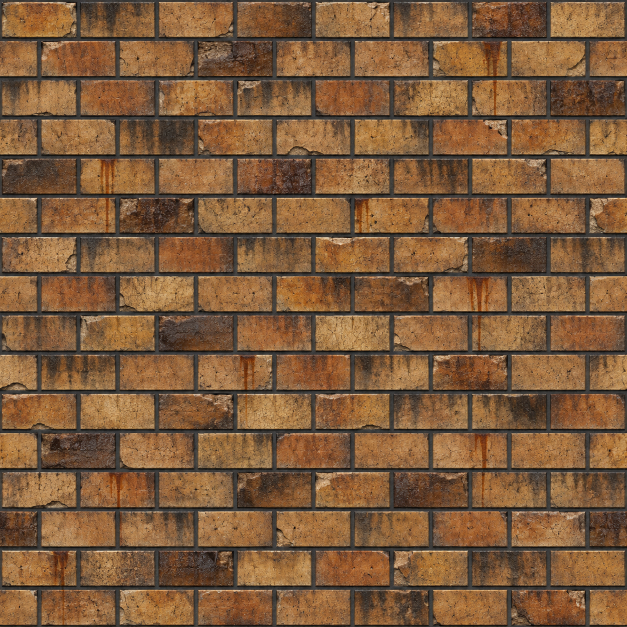
#> input picture art-source/voids/foundry/firebrick-wall.png, 1254 x 1254 px, found by its file name (shown at 1/2 size); its folder holds 2 pictures in this run
$ python derive.py
#> lines starting #> are read from the running program, lines starting #| are printed output that depends on the picture
#> in derive, img is the input picture: PIL image 1254x1254 RGB; mean R, G, B 126.6, 91.2, 59.7
"""Derives the foundry drop's shipped textures from their ImageGen masters (``ruins-forge-area``, ``FOUNDRY``).

Each master is shrunk to its shipped size and its seams healed as the lava rift's are (``art-source/voids/lava``):
a band along each repeating edge is blended with the master rolled by half its size. The masters were drawn over
guides that repeat exactly (``make_guide.py``), so the rolled copy's bricks and joints fall where the master's do and
the blend meets brick to brick. Run from the repository root:

    python art-source/voids/foundry/derive.py

- ``firebrick-wall.png``: 512 square, repeats both ways; one copy is the drop's ``wallTileMeters``.
- ``foundry-lip.png``: 128x64, one cell along the edge by half a cell across, repeats left to right only; the bottom
  row is the drop's edge. The master is cut to its guide's drawn rows first (the guide leaves a transparent margin
  under the nosing), so the nosing reaches the bottom row, and the strip ships opaque.
"""
import numpy as np
from PIL import Image

SRC = "art-source/voids/foundry/"
OUT = "mod/graphics/battle/voids/"
# The width of the blended band along each healed edge, as a share of the side.
BAND = .07


def ramp(n):
    t = np.arange(n, dtype=np.float32) / (n - 1)
    e = np.clip(np.minimum(t, 1 - t) / BAND, 0, 1)
    return e * e * (3 - 2 * e)


def heal(a, both):
#> called with both = True
    h, w, _ = a.shape
#> h = 512; w = 512
    rolled = np.roll(a, w // 2, axis=1)
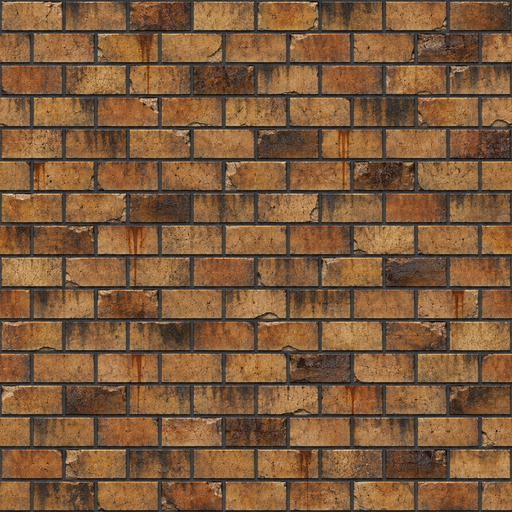
#> rolled: shape (512, 512, 3) float32; mean of channels 0, 1, 2 126.6, 91.2, 59.7; drawn as R, G, B
    keep = np.tile(ramp(w)[None, :], (h, 1))
    if both:
        rolled = np.roll(rolled, h // 2, axis=0)
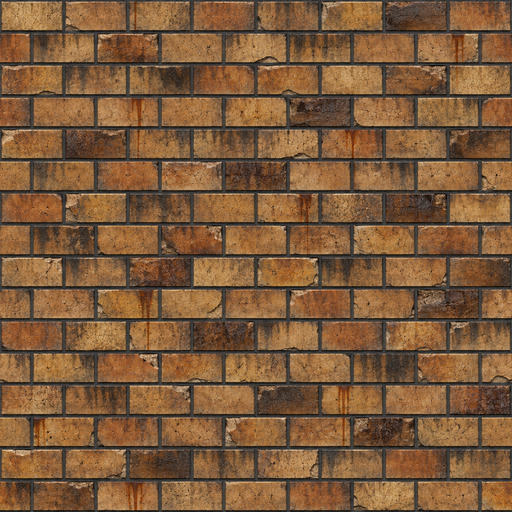
#> rolled: shape (512, 512, 3) float32; mean of channels 0, 1, 2 126.6, 91.2, 59.7; drawn as R, G, B
        keep = np.minimum(keep, ramp(h)[:, None])
    keep = keep[..., None]
    return a * keep + rolled * (1 - keep)
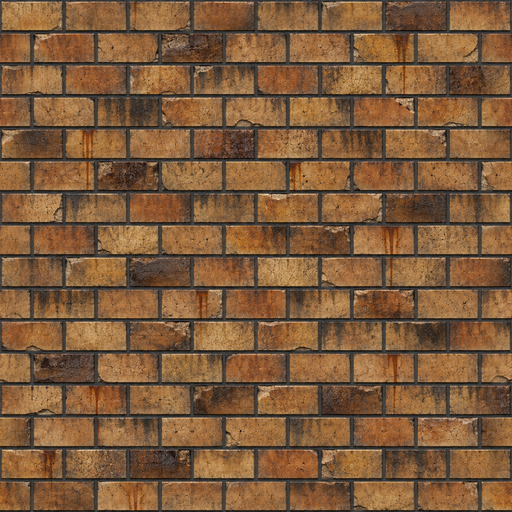
#> returned value: shape (512, 512, 3) float32; mean of channels 0, 1, 2 127, 91.4, 59.8; drawn as R, G, B


def derive(name, size, both, mode, rows=1.0):
    img = Image.open(SRC + name + ".png").convert(mode)
    img = img.crop((0, 0, img.width, round(img.height * rows))).resize(size, Image.LANCZOS)
    a = heal(np.asarray(img).astype(np.float32), both)
    Image.fromarray(np.clip(a, 0, 255).astype(np.uint8), mode).save(OUT + name + ".png", optimize=True)
    print(name, size, "seam x %.1f" % np.abs(a[:, 0] - a[:, -1]).mean(),
          "inner %.1f" % np.abs(a[:, 1:] - a[:, :-1]).mean())
#| firebrick-wall (512, 512) seam x 5.4 inner 9.6


if __name__ == "__main__":
    derive("firebrick-wall", (512, 512), True, "RGB")
    # The lip guide draws rows 0-500 of 512 (``make_guide.lip``).
    derive("foundry-lip", (128, 64), False, "RGB", rows=501 / 512)
#> call 2 of derive, with name = 'foundry-lip', size = (128, 64), both = False, mode = 'RGB', rows = 0.979
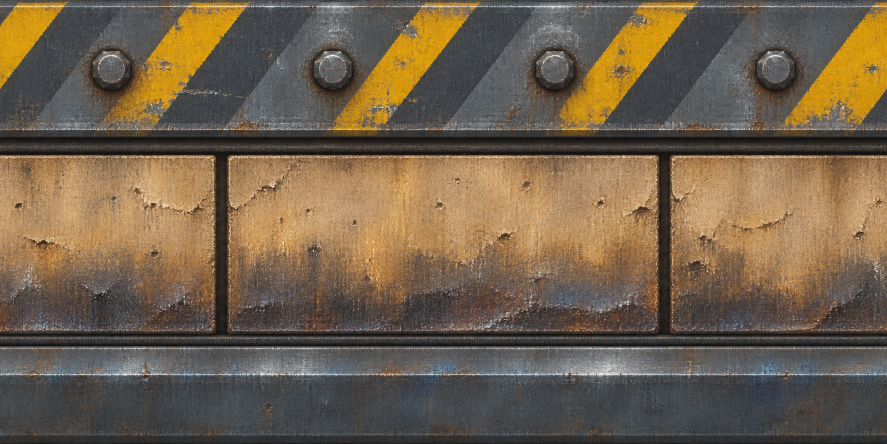
#> input picture art-source/voids/foundry/foundry-lip.png, 1774 x 887 px, found by its file name (shown at 1/2 size)
#> in derive (call 2), `img = img.crop((0, 0, img.width, round(img.height * rows))).resize(siz..`:
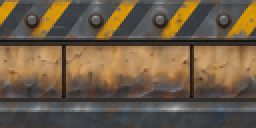
#> img: PIL image 128x64 RGB (shown 2 times larger); mean R, G, B 109.7, 92.2, 70.6
#> call 2 of heal, with both = False
#> in heal (call 2), `rolled = np.roll(a, w // 2, axis=1)`:
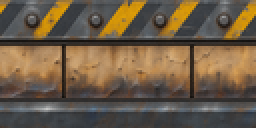
#> rolled: shape (64, 128, 3) float32 (shown 2 times larger); mean of channels 0, 1, 2 109.7, 92.2, 70.6; drawn as R, G, B
#> in derive (call 2), `Image.fromarray(np.clip(a, 0, 255).astype(np.uint8), mode).save(OUT + ..`:
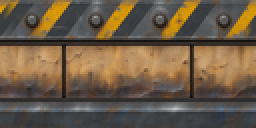
#> saved as foundry-lip.png: PIL image 128x64 RGB (shown 2 times larger); mean R, G, B 108.9, 91.8, 71
#| foundry-lip (128, 64) seam x 7.2 inner 7.4
